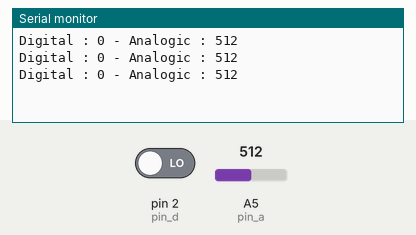
This sketch was run on a simulated Arduino Uno, built with avr-gcc and run on an emulated ATmega328P. Parts: the last lines printed to the serial monitor. The test bench sets the inputs (shaded band); at power-on: A5 (pin_a) = 512, pin 2 (pin_d) LOW.

Above: at 1.3 s.
1.4 s: A5 (pin_a) set to 900
At 2.3 s:
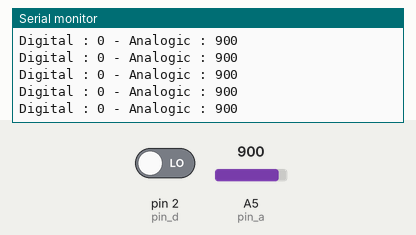
4.4 s: A5 (pin_a) set to 1023
At 6.3 s:
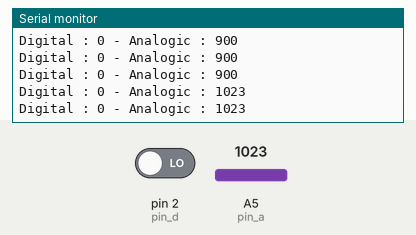
7.4 s: A5 (pin_a) set to 0
At 8.4 s:
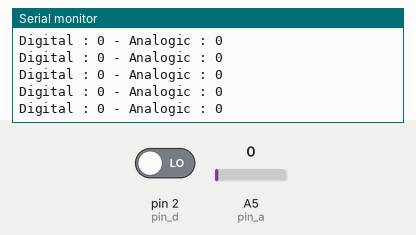
10.4 s: A5 (pin_a) set to 122
At 10.66 s:
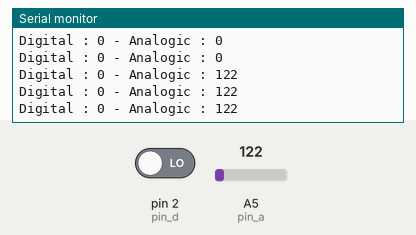
13.4 s: pin 2 (pin_d) driven HIGH
At 13.48 s:
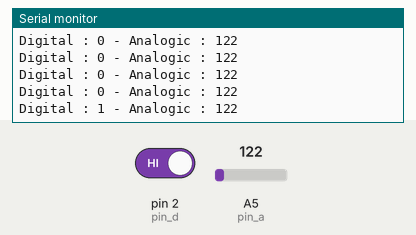
Timing chart, 0 to 15.9 s (numbered marks = the images above; inputs shaded):
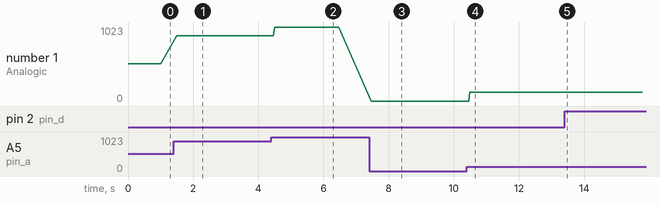

The sketch:

FluidSensor.ino
```cpp
int pin_d = 2;  //Arduino Pin D2 to Sensor Pin D0
int pin_a = A5; //Arduino Pin A5 to Sensor Pin A0


int val_d = 0; //Buffer Digital Value
int val_a = 0; //Buffer Analogic Value

int pin_5 = 5; //Pin D5 to connect Led


void setup() {

  //Setup Pins
  pinMode(pin_d, INPUT);
  pinMode(pin_a, INPUT);
  pinMode(pin_5, OUTPUT);

  //Setup Serial
  Serial.begin(9600);
}

void loop() {

  val_d = digitalRead(pin_d); //Read Digital Pin and buffer
  val_a = analogRead(pin_a);  //Read Analogic Pin and buffer

  Serial.print("Digital : ");
  Serial.print(val_d);
  Serial.print(" - Analogic : ");
  Serial.println(val_a);

  digitalWrite(pin_5, LOW);

  // Low water quantity in sensor surface
  if (val_a >900 && val_a <1024){

    delay(1000);
    digitalWrite(pin_5, HIGH);

  }

  // Medium water quantity in sensor surface
  if (val_a >400 && val_a <900) {

    delay(500);
    digitalWrite(pin_5, HIGH);

  }

  // High water quantity in sensor surface
  if (val_a > 0 && val_a <400){

    delay(100);
    digitalWrite(pin_5, HIGH);

  }


}
```

Measured:
- after the input at 1.4 s, the serial monitor: prints a new line after 0.10 s (image 1)
- after the input at 4.4 s, the serial monitor: prints a new line after 0.10 s (image 2)
- after the input at 7.4 s, the serial monitor: prints a new line after 0.06 s (image 3)
- after the input at 10.4 s, the serial monitor: prints a new line after 0.09 s (image 4)
- after the input at 13.4 s, the serial monitor: prints a new line after 0.07 s (image 5)
- plotted number 1: 512 → 900 after the input at 1.4 s, 900 → 1023 after the input at 4.4 s, 0 → 122 after the input at 10.4 s
